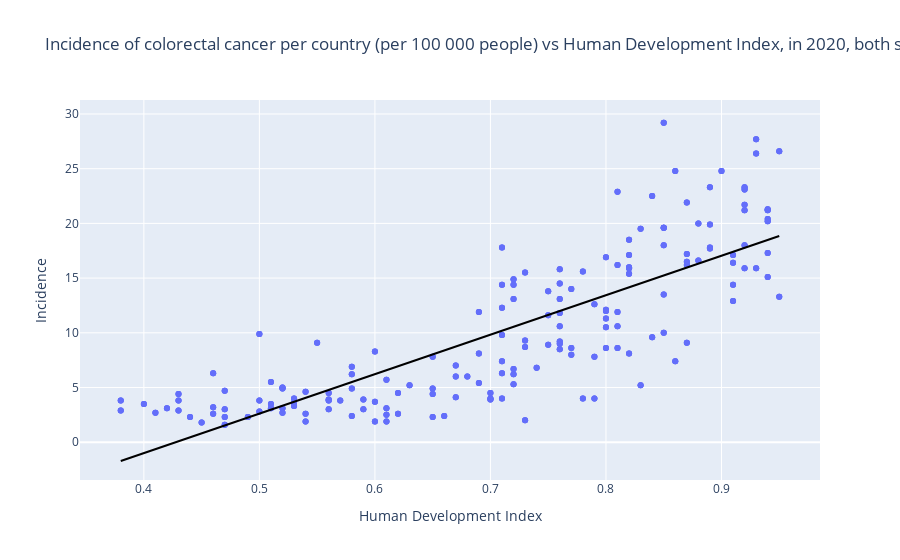

Write notebook code for a chart like this one.
### Code cell
#plots
incidence_world_map=world_map(data_path_incidence,incidence,loc_name, 
                              "Estimated colorectal cancer incidence rates in 2020, per country, both sexes, ages 0-74",
                              color='blugrn')
mortality_world_map=world_map(data_path_mortality,mortality,loc_name, 
                              "Estimated colorectal cancer morality rates in 2020, per country, both sexes, ages 0-74",
                              color='reds')
incidence_function_of_HDI_scatter=incidence_vs_HDI_plot(data_path_incidence_HDI, 
                                                        "Incidence of colorectal cancer per country (per 100 000 people) vs Human Development Index, in 2020, both sexes, all ages")

### Figure 1 — Plotly figure (JSON) as saved in the notebook; plotly's stock layout.template omitted (floating-point values rounded to 4 significant figures; data arrays with more than 128 entries replaced by an {"elided": "..."} marker saying what was removed)
{"data": [{"customdata": {"elided": "510x1 str values"}, "hovertemplate": "Human Development Index=%{x}<br>Incidence=%{y}<br>Population=%{customdata[0]}<extra></extra>", "legendgroup": "", "marker": {"color": "#636efa", "symbol": "circle"}, "mode": "markers", "name": "", "orientation": "v", "showlegend": false, "type": "scatter", "x": {"elided": "510 float values"}, "xaxis": "x", "y": {"elided": "510 float values"}, "yaxis": "y"}, {"hovertemplate": "<b>OLS trendline</b><br>Incidence = 36.087 * Human Development Index + -15.4327<br>R<sup>2</sup>=0.651563<br><br>Human Development Index=%{x}<br>Incidence=%{y} <b>(trend)</b><extra></extra>", "legendgroup": "", "line": {"color": "black"}, "marker": {"color": "#636efa", "symbol": "circle"}, "mode": "lines", "name": "", "showlegend": false, "type": "scatter", "x": {"elided": "510 float values"}, "xaxis": "x", "y": {"elided": "510 float values"}, "yaxis": "y"}], "layout": {"legend": {"tracegroupgap": 0}, "title": {"text": "Incidence of colorectal cancer per country (per 100 000 people) vs Human Development Index, in 2020, both sexes, all ages"}, "xaxis": {"anchor": "y", "domain": [0, 1], "title": {"text": "Human Development Index"}}, "yaxis": {"anchor": "x", "domain": [0, 1], "title": {"text": "Incidence"}}}}
